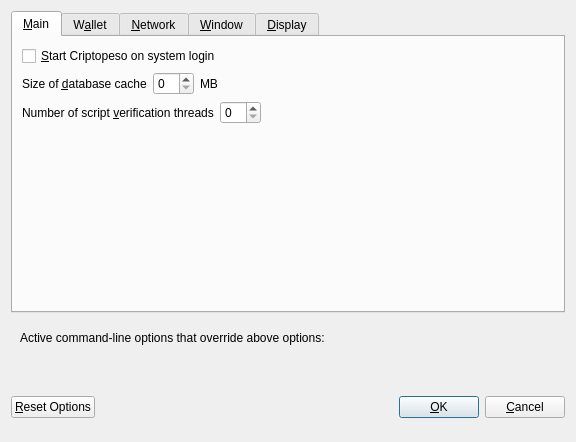
<?xml version="1.0" encoding="UTF-8"?>
<ui version="4.0">
 <class>OptionsDialog</class>
 <widget class="QDialog" name="OptionsDialog">
  <property name="geometry">
   <rect>
    <x>0</x>
    <y>0</y>
    <width>576</width>
    <height>442</height>
   </rect>
  </property>
  <property name="windowTitle">
   <string>Options</string>
  </property>
  <property name="modal">
   <bool>true</bool>
  </property>
  <layout class="QVBoxLayout" name="verticalLayout">
   <item>
    <widget class="QTabWidget" name="tabWidget">
     <property name="currentIndex">
      <number>0</number>
     </property>
     <widget class="QWidget" name="tabMain">
      <attribute name="title">
       <string>&amp;Main</string>
      </attribute>
      <layout class="QVBoxLayout" name="verticalLayout_Main">
       <item>
        <widget class="QCheckBox" name="bitcoinAtStartup">
         <property name="toolTip">
          <string>Automatically start Criptopeso after logging in to the system.</string>
         </property>
         <property name="text">
          <string>&amp;Start Criptopeso on system login</string>
         </property>
        </widget>
       </item>
       <item>
        <layout class="QHBoxLayout" name="horizontalLayout_2_Main">
         <item>
          <widget class="QLabel" name="databaseCacheLabel">
           <property name="text">
            <string>Size of &amp;database cache</string>
           </property>
           <property name="textFormat">
            <enum>Qt::PlainText</enum>
           </property>
           <property name="buddy">
            <cstring>databaseCache</cstring>
           </property>
          </widget>
         </item>
         <item>
          <widget class="QSpinBox" name="databaseCache"/>
         </item>
         <item>
          <widget class="QLabel" name="databaseCacheUnitLabel">
           <property name="text">
            <string>MB</string>
           </property>
           <property name="textFormat">
            <enum>Qt::PlainText</enum>
           </property>
          </widget>
         </item>
         <item>
          <spacer name="horizontalSpacer_2_Main">
           <property name="orientation">
            <enum>Qt::Horizontal</enum>
           </property>
           <property name="sizeHint" stdset="0">
            <size>
             <width>40</width>
             <height>20</height>
            </size>
           </property>
          </spacer>
         </item>
        </layout>
       </item>
       <item>
        <layout class="QHBoxLayout" name="horizontalLayout_3_Main">
         <item>
          <widget class="QLabel" name="threadsScriptVerifLabel">
           <property name="text">
            <string>Number of script &amp;verification threads</string>
           </property>
           <property name="textFormat">
            <enum>Qt::PlainText</enum>
           </property>
           <property name="buddy">
            <cstring>threadsScriptVerif</cstring>
           </property>
          </widget>
         </item>
         <item>
          <widget class="QSpinBox" name="threadsScriptVerif">
           <property name="toolTip">
            <string>(0 = auto, &lt;0 = leave that many cores free)</string>
           </property>
          </widget>
         </item>
         <item>
          <spacer name="horizontalSpacer_3_Main">
           <property name="orientation">
            <enum>Qt::Horizontal</enum>
           </property>
           <property name="sizeHint" stdset="0">
            <size>
             <width>40</width>
             <height>20</height>
            </size>
           </property>
          </spacer>
         </item>
        </layout>
       </item>
       <item>
        <spacer name="verticalSpacer_2">
         <property name="orientation">
          <enum>Qt::Vertical</enum>
         </property>
         <property name="sizeHint" stdset="0">
          <size>
           <width>20</width>
           <height>40</height>
          </size>
         </property>
        </spacer>
       </item>
      </layout>
     </widget>
     <widget class="QWidget" name="tabWallet">
      <attribute name="title">
       <string>W&amp;allet</string>
      </attribute>
      <layout class="QVBoxLayout" name="verticalLayout_Wallet">
       <item>
        <layout class="QHBoxLayout" name="horizontalLayout_2_Wallet">
         <item>
          <widget class="QLabel" name="labelStakeSplitThresholdText">
           <property name="text">
            <string>Stake split threshold:</string>
           </property>
          </widget>
         </item>
         <item>
          <widget class="QSpinBox" name="spinBoxStakeSplitThreshold">
           <property name="minimum">
            <number>1</number>
           </property>
           <property name="maximum">
            <number>999999</number>
           </property>
          </widget>
         </item>
        </layout>
       </item>
       <item>
        <widget class="QGroupBox" name="groupBox">
         <property name="title">
          <string>Expert</string>
         </property>
         <layout class="QVBoxLayout" name="verticalLayout_2">
          <item>
           <widget class="QCheckBox" name="coinControlFeatures">
            <property name="toolTip">
             <string>Whether to show coin control features or not.</string>
            </property>
            <property name="text">
             <string>Enable coin &amp;control features</string>
            </property>
           </widget>
          </item>
          <item>
           <widget class="QCheckBox" name="showMasternodesTab">
            <property name="toolTip">
             <string>Show additional tab listing all your masternodes in first sub-tab&lt;br/&gt;and all masternodes on the network in second sub-tab.</string>
            </property>
            <property name="text">
             <string>Show Masternodes Tab</string>
            </property>
           </widget>
          </item>
          <item>
           <widget class="QCheckBox" name="spendZeroConfChange">
            <property name="toolTip">
             <string>If you disable the spending of unconfirmed change, the change from a transaction&lt;br/&gt;cannot be used until that transaction has at least one confirmation.&lt;br/&gt;This also affects how your balance is computed.</string>
            </property>
            <property name="text">
             <string>&amp;Spend unconfirmed change</string>
            </property>
           </widget>
          </item>
         </layout>
        </widget>
       </item>
       <item>
        <spacer name="verticalSpacer_Wallet">
         <property name="orientation">
          <enum>Qt::Vertical</enum>
         </property>
         <property name="sizeHint" stdset="0">
          <size>
           <width>20</width>
           <height>40</height>
          </size>
         </property>
        </spacer>
       </item>
      </layout>
     </widget>
     <widget class="QWidget" name="tabNetwork">
      <attribute name="title">
       <string>&amp;Network</string>
      </attribute>
      <layout class="QVBoxLayout" name="verticalLayout_Network">
       <item>
        <widget class="QCheckBox" name="mapPortUpnp">
         <property name="toolTip">
          <string>Automatically open the Criptopeso client port on the router. This only works when your router supports UPnP and it is enabled.</string>
         </property>
         <property name="text">
          <string>Map port using &amp;UPnP</string>
         </property>
        </widget>
       </item>
       <item>
        <widget class="QCheckBox" name="allowIncoming">
         <property name="toolTip">
          <string>Accept connections from outside</string>
         </property>
         <property name="text">
          <string>Allow incoming connections</string>
         </property>
        </widget>
       </item>
       <item>
        <widget class="QCheckBox" name="connectSocks">
         <property name="toolTip">
          <string>Connect to the Criptopeso network through a SOCKS5 proxy.</string>
         </property>
         <property name="text">
          <string>&amp;Connect through SOCKS5 proxy (default proxy):</string>
         </property>
        </widget>
       </item>
       <item>
        <layout class="QHBoxLayout" name="horizontalLayout_1_Network">
         <item>
          <widget class="QLabel" name="proxyIpLabel">
           <property name="text">
            <string>Proxy &amp;IP:</string>
           </property>
           <property name="textFormat">
            <enum>Qt::PlainText</enum>
           </property>
           <property name="buddy">
            <cstring>proxyIp</cstring>
           </property>
          </widget>
         </item>
         <item>
          <widget class="QValidatedLineEdit" name="proxyIp">
           <property name="minimumSize">
            <size>
             <width>140</width>
             <height>0</height>
            </size>
           </property>
           <property name="maximumSize">
            <size>
             <width>140</width>
             <height>16777215</height>
            </size>
           </property>
           <property name="toolTip">
            <string>IP address of the proxy (e.g. IPv4: 127.0.0.1 / IPv6: ::1)</string>
           </property>
          </widget>
         </item>
         <item>
          <widget class="QLabel" name="proxyPortLabel">
           <property name="text">
            <string>&amp;Port:</string>
           </property>
           <property name="textFormat">
            <enum>Qt::PlainText</enum>
           </property>
           <property name="buddy">
            <cstring>proxyPort</cstring>
           </property>
          </widget>
         </item>
         <item>
          <widget class="QLineEdit" name="proxyPort">
           <property name="minimumSize">
            <size>
             <width>55</width>
             <height>0</height>
            </size>
           </property>
           <property name="maximumSize">
            <size>
             <width>55</width>
             <height>16777215</height>
            </size>
           </property>
           <property name="toolTip">
            <string>Port of the proxy (e.g. 9050)</string>
           </property>
          </widget>
         </item>
         <item>
          <spacer name="horizontalSpacer_1_Network">
           <property name="orientation">
            <enum>Qt::Horizontal</enum>
           </property>
           <property name="sizeHint" stdset="0">
            <size>
             <width>40</width>
             <height>20</height>
            </size>
           </property>
          </spacer>
         </item>
        </layout>
       </item>
       <item>
        <spacer name="verticalSpacer_Network">
         <property name="orientation">
          <enum>Qt::Vertical</enum>
         </property>
         <property name="sizeHint" stdset="0">
          <size>
           <width>20</width>
           <height>40</height>
          </size>
         </property>
        </spacer>
       </item>
      </layout>
     </widget>
     <widget class="QWidget" name="tabWindow">
      <attribute name="title">
       <string>&amp;Window</string>
      </attribute>
      <layout class="QVBoxLayout" name="verticalLayout_Window">
       <item>
        <widget class="QCheckBox" name="minimizeToTray">
         <property name="toolTip">
          <string>Show only a tray icon after minimizing the window.</string>
         </property>
         <property name="text">
          <string>&amp;Minimize to the tray instead of the taskbar</string>
         </property>
        </widget>
       </item>
       <item>
        <widget class="QCheckBox" name="minimizeOnClose">
         <property name="toolTip">
          <string>Minimize instead of exit the application when the window is closed. When this option is enabled, the application will be closed only after selecting Quit in the menu.</string>
         </property>
         <property name="text">
          <string>M&amp;inimize on close</string>
         </property>
        </widget>
       </item>
       <item>
        <spacer name="verticalSpacer_Window">
         <property name="orientation">
          <enum>Qt::Vertical</enum>
         </property>
         <property name="sizeHint" stdset="0">
          <size>
           <width>20</width>
           <height>40</height>
          </size>
         </property>
        </spacer>
       </item>
      </layout>
     </widget>
     <widget class="QWidget" name="tabDisplay">
      <attribute name="title">
       <string>&amp;Display</string>
      </attribute>
      <layout class="QVBoxLayout" name="verticalLayout_Display">
       <item>
        <layout class="QHBoxLayout" name="horizontalLayout_1_Display">
         <item>
          <widget class="QLabel" name="langLabel">
           <property name="text">
            <string>User Interface &amp;language:</string>
           </property>
           <property name="textFormat">
            <enum>Qt::PlainText</enum>
           </property>
           <property name="buddy">
            <cstring>lang</cstring>
           </property>
          </widget>
         </item>
         <item>
          <widget class="QValueComboBox" name="lang">
           <property name="toolTip">
            <string>The user interface language can be set here. This setting will take effect after restarting Criptopeso.</string>
           </property>
          </widget>
         </item>
        </layout>
       </item>
       <item>
        <widget class="Line" name="line">
         <property name="orientation">
          <enum>Qt::Horizontal</enum>
         </property>
        </widget>
       </item>
       <item>
        <layout class="QHBoxLayout" name="horizontalLayout_2_Display">
         <item>
          <widget class="QLabel" name="unitLabel">
           <property name="text">
            <string>&amp;Unit to show amounts in:</string>
           </property>
           <property name="textFormat">
            <enum>Qt::PlainText</enum>
           </property>
           <property name="buddy">
            <cstring>unit</cstring>
           </property>
          </widget>
         </item>
         <item>
          <widget class="QValueComboBox" name="unit">
           <property name="toolTip">
            <string>Choose the default subdivision unit to show in the interface and when sending coins.</string>
           </property>
          </widget>
         </item>
        </layout>
       </item>
       <item>
        <layout class="QHBoxLayout" name="horizontalLayout_5_Display">
         <item>
          <widget class="QLabel" name="digitsLabel">
           <property name="text">
            <string>Decimal digits</string>
           </property>
          </widget>
         </item>
         <item>
          <widget class="QValueComboBox" name="digits"/>
         </item>
        </layout>
       </item>
       <item>
        <layout class="QHBoxLayout" name="horizontalLayout_3_Display">
         <item>
          <widget class="QLabel" name="thirdPartyTxUrlsLabel">
           <property name="toolTip">
            <string>Third party URLs (e.g. a block explorer) that appear in the transactions tab as context menu items. %s in the URL is replaced by transaction hash. Multiple URLs are separated by vertical bar |.</string>
           </property>
           <property name="text">
            <string>Third party transaction URLs</string>
           </property>
           <property name="buddy">
            <cstring>thirdPartyTxUrls</cstring>
           </property>
          </widget>
         </item>
         <item>
          <widget class="QLineEdit" name="thirdPartyTxUrls">
           <property name="toolTip">
            <string>Third party URLs (e.g. a block explorer) that appear in the transactions tab as context menu items. %s in the URL is replaced by transaction hash. Multiple URLs are separated by vertical bar |.</string>
           </property>
          </widget>
         </item>
        </layout>
       </item>
       <item>
        <spacer name="verticalSpacer">
         <property name="orientation">
          <enum>Qt::Vertical</enum>
         </property>
         <property name="sizeHint" stdset="0">
          <size>
           <width>20</width>
           <height>40</height>
          </size>
         </property>
        </spacer>
       </item>
      </layout>
     </widget>
    </widget>
   </item>
   <item>
    <widget class="QFrame" name="frame">
     <layout class="QVBoxLayout" name="verticalLayout_Bottom">
      <item>
       <layout class="QHBoxLayout" name="horizontalLayout_Bottom">
        <item>
         <widget class="QLabel" name="overriddenByCommandLineInfoLabel">
          <property name="text">
           <string>Active command-line options that override above options:</string>
          </property>
          <property name="textFormat">
           <enum>Qt::PlainText</enum>
          </property>
         </widget>
        </item>
        <item>
         <spacer name="horizontalSpacer_Bottom">
          <property name="orientation">
           <enum>Qt::Horizontal</enum>
          </property>
          <property name="sizeHint" stdset="0">
           <size>
            <width>40</width>
            <height>20</height>
           </size>
          </property>
         </spacer>
        </item>
       </layout>
      </item>
      <item>
       <widget class="QLabel" name="overriddenByCommandLineLabel">
        <property name="text">
         <string/>
        </property>
        <property name="textFormat">
         <enum>Qt::PlainText</enum>
        </property>
        <property name="wordWrap">
         <bool>true</bool>
        </property>
       </widget>
      </item>
     </layout>
    </widget>
   </item>
   <item>
    <layout class="QHBoxLayout" name="horizontalLayout_Buttons">
     <item>
      <widget class="QPushButton" name="resetButton">
       <property name="toolTip">
        <string>Reset all client options to default.</string>
       </property>
       <property name="text">
        <string>&amp;Reset Options</string>
       </property>
       <property name="autoDefault">
        <bool>false</bool>
       </property>
      </widget>
     </item>
     <item>
      <spacer name="horizontalSpacer_1">
       <property name="orientation">
        <enum>Qt::Horizontal</enum>
       </property>
       <property name="sizeHint" stdset="0">
        <size>
         <width>40</width>
         <height>48</height>
        </size>
       </property>
      </spacer>
     </item>
     <item>
      <widget class="QLabel" name="statusLabel">
       <property name="minimumSize">
        <size>
         <width>200</width>
         <height>0</height>
        </size>
       </property>
       <property name="font">
        <font>
         <weight>75</weight>
         <bold>true</bold>
        </font>
       </property>
       <property name="text">
        <string/>
       </property>
       <property name="textFormat">
        <enum>Qt::PlainText</enum>
       </property>
       <property name="wordWrap">
        <bool>true</bool>
       </property>
      </widget>
     </item>
     <item>
      <spacer name="horizontalSpacer_2">
       <property name="orientation">
        <enum>Qt::Horizontal</enum>
       </property>
       <property name="sizeHint" stdset="0">
        <size>
         <width>40</width>
         <height>48</height>
        </size>
       </property>
      </spacer>
     </item>
     <item>
      <widget class="QPushButton" name="okButton">
       <property name="text">
        <string>&amp;OK</string>
       </property>
       <property name="autoDefault">
        <bool>false</bool>
       </property>
       <property name="default">
        <bool>true</bool>
       </property>
      </widget>
     </item>
     <item>
      <widget class="QPushButton" name="cancelButton">
       <property name="text">
        <string>&amp;Cancel</string>
       </property>
       <property name="autoDefault">
        <bool>false</bool>
       </property>
      </widget>
     </item>
    </layout>
   </item>
  </layout>
 </widget>
 <customwidgets>
  <customwidget>
   <class>QValidatedLineEdit</class>
   <extends>QLineEdit</extends>
   <header>qvalidatedlineedit.h</header>
  </customwidget>
  <customwidget>
   <class>QValueComboBox</class>
   <extends>QComboBox</extends>
   <header>qvaluecombobox.h</header>
  </customwidget>
 </customwidgets>
 <resources/>
 <connections/>
</ui>
